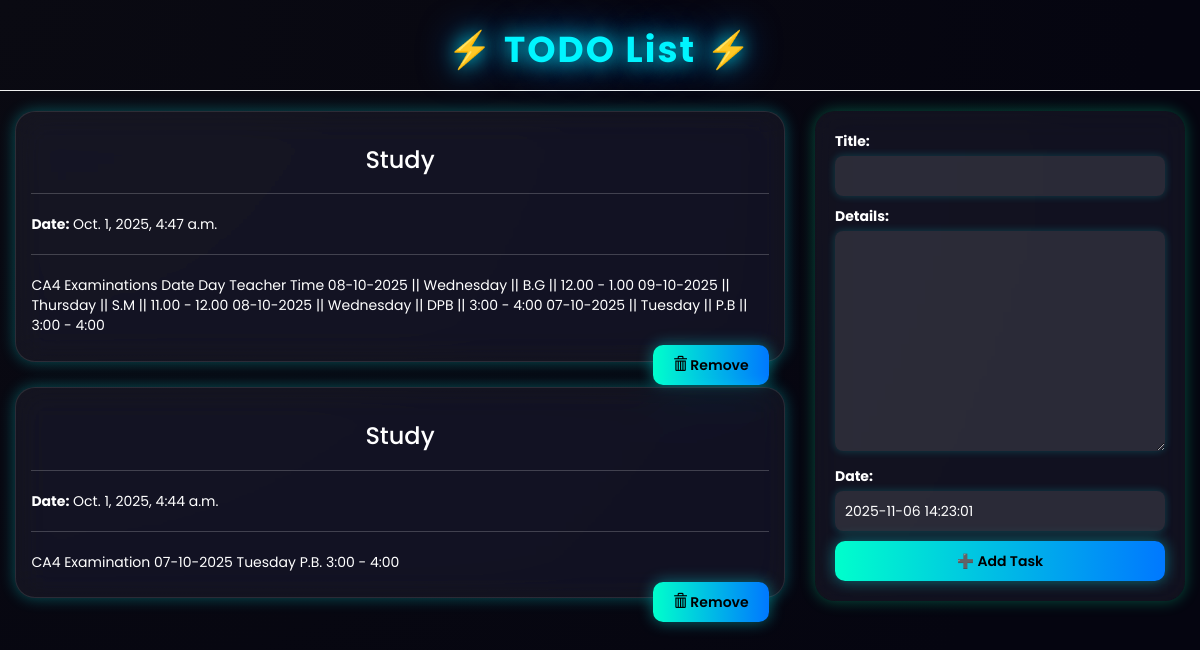
The page / on the database its author committed.
### todo/models.py (models this page shows, shortened)
class Todo(models.Model):
    title = models.CharField(max_length=100)
    details = models.TextField()
    date = models.DateTimeField(default=timezone.now)

### todo/views.py (the view)
# urls.py: path('', views.index, name="todo"),
def index(request):
    item_list = Todo.objects.order_by("-date")
    if request.method == "POST":
        form = TodoForm(request.POST)
        if form.is_valid():
            form.save()
            return redirect('todo')
    form = TodoForm()
    page = {
        "forms": form,
        "list": item_list,
        "title": "TODO LIST",
    }
    return render(request, 'todo/index.html', page)

### todo/forms.py
class TodoForm(forms.ModelForm):
    class Meta:
        model = Todo
        fields = "__all__"

### todo/templates/todo/index.html (shortened to what this page needs)
<!DOCTYPE html>
<html lang="en" dir="ltr">
<head>
  <link rel="stylesheet" href="https://maxcdn.bootstrapcdn.com/bootstrap/3.3.7/css/bootstrap.min.css">
</head>
<body class="container-fluid">
  <center class="row">
    <h1>⚡ TODO List ⚡</h1>
    <hr />
  </center>
  <div class="row">
    <div class="col-md-8">
      {% for i in list %}
      <div class="card">
        <center><h3>{{ i.title }}</h3></center>
        <hr/>
        <p><b>Date:</b> {{ i.date }}</p>
        <hr/>
        <p>{{ i.details }}</p>
        <form action="/del/{{ i.id }}" method="POST" style="margin-top:10px;">
          <button value="remove" type="submit" class="btn btn-primary pull-right">
            <span class="glyphicon glyphicon-trash"></span> Remove
          </button>
        </form>
      </div>
      {% endfor %}
    </div>
    <div class="col-md-4">
      <div class="submit_form">
        <form method="POST">
          {{ forms }}
          <center>
            <input type="submit" class="btn btn-primary" value="➕ Add Task" />
          </center>
        </form>
      </div>
    </div>
  </div>
</body>
</html>

### todo/templates/todo/index.html (style rules this page uses)
body { font-family: 'Poppins', sans-serif; background: radial-gradient(circle at top left, #0a0a12, #050510 80%); color: #fff; overflow-x: hidden; min-height: 100vh; animation: bgPulse 10s infinite alternate; }
h1 { font-weight: 700; color: #00f5ff; text-shadow: 0 0 20px #00f5ff, 0 0 40px #0078ff; letter-spacing: 2px; margin-top: 30px; transition: all 0.4s ease; }
.card { background: rgba(255, 255, 255, 0.05); border: 1px solid rgba(255, 255, 255, 0.1); border-radius: 20px; backdrop-filter: blur(16px) saturate(180%); box-shadow: 0 0 15px rgba(0, 255, 255, 0.3); padding: 2%; margin-bottom: 25px; transition: all 0.5s ease; transform-style: preserve-3d; }
.card hr { border-color: rgba(255, 255, 255, 0.2); }
.submit_form { padding: 20px; background: rgba(255, 255, 255, 0.05); border-radius: 20px; box-shadow: 0 0 15px rgba(0, 255, 170, 0.3); backdrop-filter: blur(14px) saturate(150%); animation: glowPulse 4s infinite alternate; }
input, textarea, select { background: rgba(255, 255, 255, 0.1); color: #fff; border: none; border-radius: 8px; width: 100%; padding: 10px; margin-bottom: 10px; outline: none; box-shadow: 0 0 8px rgba(0, 255, 255, 0.2); transition: all 0.3s ease; }
.btn-primary { background: linear-gradient(90deg, #00ffcc, #0078ff); border: none; border-radius: 10px; color: #000; font-weight: 600; padding: 10px 20px; transition: all 0.4s ease; box-shadow: 0 0 15px rgba(0, 255, 255, 0.4); }

### rows shown on the page
Todo: title "Study", date "Oct. 1, 2025, 4:47 a.m.", details "CA4 Examinations Date Day Teacher Time 08-10-2025 || Wednesday || B.G || 12.00 - 1.00 09-10-2025 || Thursday || S.M || 11.00 - 12.00 08-10-2025 || Wednesday || DPB || 3:00 - 4:00 07-10-2025 || Tuesday || P.B || 3:00 - 4:00"
Todo: title "Study", date "Oct. 1, 2025, 4:44 a.m.", details "CA4 Examination 07-10-2025 Tuesday P.B. 3:00 - 4:00"
